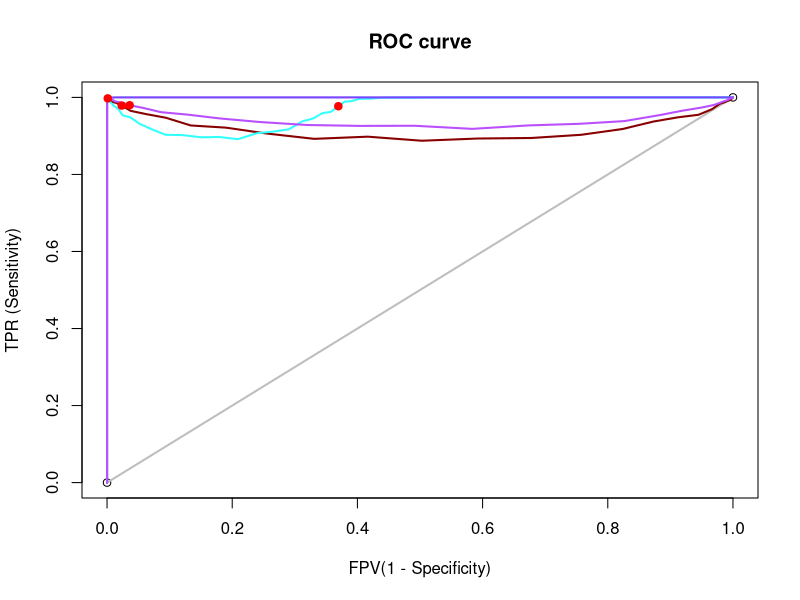

Source code (R):
setwd('C:/Users/lungyu/Documents/GitHub/PatternRecognition')

mydata0 <- read.csv('pattern_period_project_roc_data_0.csv')
mydata1 <- read.csv('pattern_period_project_roc_data_1.csv')
mydata2 <- read.csv('pattern_period_project_roc_data_2.csv')
mydata3 <- read.csv('pattern_period_project_roc_data_3.csv')

datas <- c(mydata0,mydata1,mydata2,mydata3)
bayesianData <- read.csv('Bayesian.csv')

#define basic roc 
xrange <- cbind(0,1)
yrange <- cbind(0,1)
plot(xrange,yrange,xlab='FPV(1 - Specificity)',ylab='TPR (Sensitivity)',title('ROC curve'))

# base line
lines(xrange,yrange,type = "l" ,col="gray",lwd=2) 


# this data roc curve
lines(x=mydata0$FPR ,y=mydata0$TPR,type="l",col="#880000",lwd=2)
lines(x=mydata1$FPR ,y=mydata1$TPR,type="l",col="#33FFFF",lwd=2)
lines(x=mydata2$FPR ,y=mydata2$TPR,type="l",col="#7744FF",lwd=2)
lines(x=mydata3$FPR ,y=mydata3$TPR,type="l",col="#B94FFF",lwd=2)

# bayes thory point 
points(x=bayesianData$FPR,y=bayesianData$TPR,col="red",bg = "grey",pch = 19)

  
